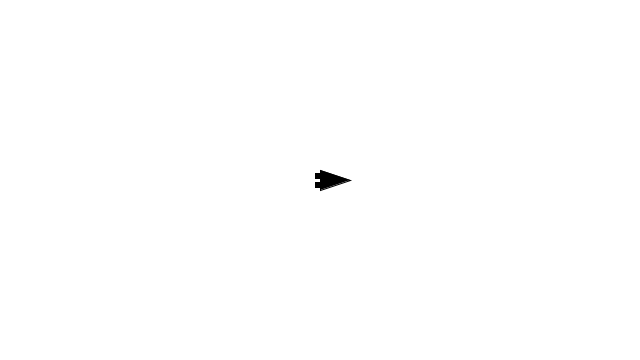
Frame 1 (no input)
Frame 60 (the mouse pressed at the canvas centre just before this capture): identical to frame 1, image omitted
Frame 120 (the mouse held since frame 60 and released just before this capture): identical to frame 1, image omitted

The Processing sketch that drew this single still picture (run headless with seeded random() and noise(); from frame 60 on, the mouse is pressed at the canvas centre):

// Processing sketch: exer_3_5
// ── exer_3_5.pde
/* Rilla's solution for exercise 3.5 in Daniel Shiffman's The Nature of Code 
 
 Exercise 3.5
 Simulate the spaceship in the game Asteroids. In case you aren’t familiar with Asteroids, 
 here is a brief description: A spaceship (represented as a triangle) floats in two 
 dimensional space. The left arrow key turns the spaceship counterclockwise, the right 
 arrow key, clockwise. The z key applies a “thrust” force in the direction the spaceship is 
 pointing. */

Mover mover;

// booleans to help keep track of what actions to put into effect
boolean left = false;
boolean right = false;
boolean thrust = false;

void setup() {
  size(640, 360);
  mover = new Mover();
}

void draw() {
  background(255);

  // if we're heading left, decrease angle
  if (left) {
    mover.theta -= 0.05;
  }


  // if we're heading right, increase angle
  if (right) {
    mover.theta += 0.05;
  } 

  // if thrust force is being applied
  if (thrust) {
    println("THRUST");
    // use cos and sin on mover.theta angle to derive y and x components
    float x = 2 * cos(mover.theta);
    float y = 2 * sin(mover.theta);

    // turn this into an acceleration vector and apply it to mover
    PVector force = new PVector(x, y);
    mover.applyForce(force);

    // call specialdisplay because thrust force in effect
    mover.display(1);
  } 

  // apply a friction force so that the thrust force wears off
  PVector friction = mover.velocity.get();
  friction.mult(-1);
  friction.mult(0.01);
  mover.applyForce(friction);

  // standard update things
  mover.update();
  mover.checkEdges();
  mover.display(0);
}  

void keyPressed() {
  println("keyPressed()");
  if (key == CODED && keyCode == LEFT) left = true;
  if (key == CODED && keyCode == RIGHT) right = true;
  if (key == 'Z' || key == 'z') thrust = true;
}


void keyReleased() {
  println("keyReleased() "+key);
  if (key == CODED && keyCode == LEFT) left = false;
  if (key == CODED && keyCode == RIGHT) right = false;
  if (key == 'Z' || key == 'z') thrust = false;
}
// ── Mover.pde
// The Nature of Code
// Daniel Shiffman
// http://natureofcode.com

class Mover {

  // PVectors for acceleration, velocity, and position
  PVector acceleration;
  PVector velocity;
  PVector position;
  
  // angle of rotation
  float theta;

  float topspeed;
  float asteroidLength = 20;
  

  Mover() {
    position = new PVector(width/2, height/2);
    velocity = new PVector(0, 0);
    acceleration = new PVector(0, 0);
    topspeed = 7;
    theta = 0;
  }

  void update() {

    // add acceleration to velocity
    velocity.add(acceleration);

    // limit our velocity to top speed
    velocity.limit(topspeed);

    // update our position
    position.add(velocity);

    // clear the acceleration vector for next time
    acceleration.mult(0);
  }

  void applyForce(PVector force) {
    acceleration.add(force);
  }

  //  display method: type 0 is regular, type 1 has the boxes drawn red
  void display(int type) {

    // translate origin point to position and do an appropriate rotate there
    pushMatrix();
    translate(position.x, position.y);
    rotate(theta);
    fill(0);

    // our spaceship is composed of a triangle
    triangle(0, -asteroidLength/2, 0, asteroidLength/2, asteroidLength*1.5, 0);

    // and 2 squares
    if(type == 1) {
        fill(255, 0, 0);
    }
    rect(-5, -asteroidLength/2+3, 5, 5);
    rect(-5, asteroidLength/2-8, 5, 5);
    
    popMatrix();
  }

  // checkEdges() wraps position horizontally
  void checkEdges() {

    if (position.x > width) {
      position.x = 0;
    } else if (position.x < 0) {
      position.x = width;
    }

    if (position.y > height) {
      position.y = 0;
    } else if (position.y < 0) {
      position.y = height;
    }
  }
}
